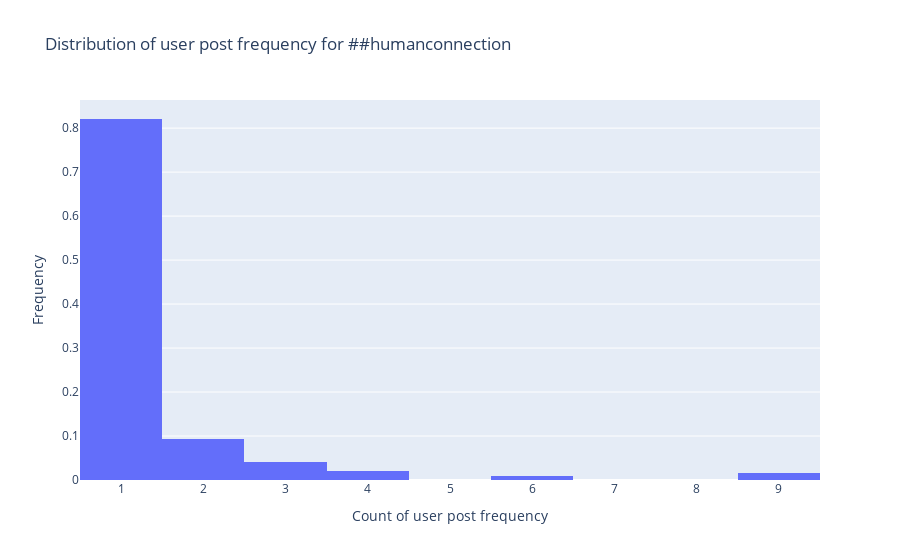
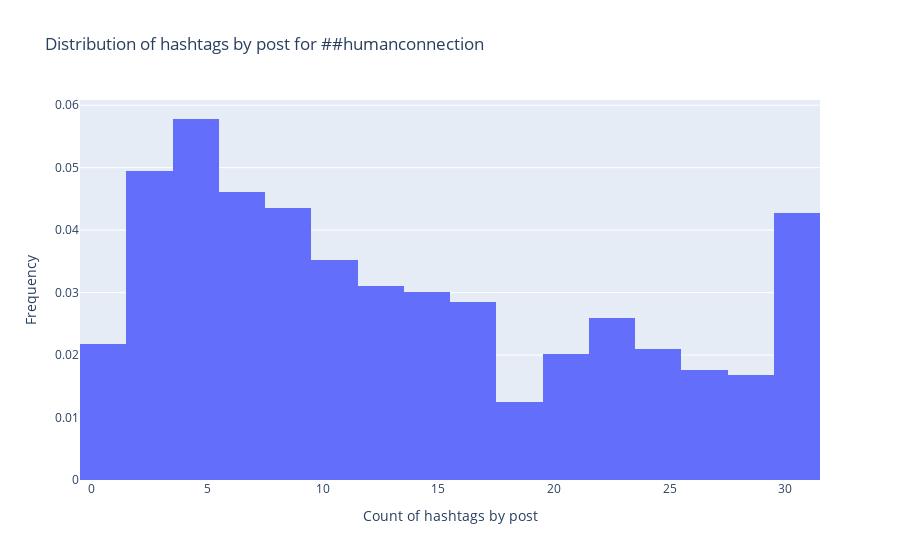
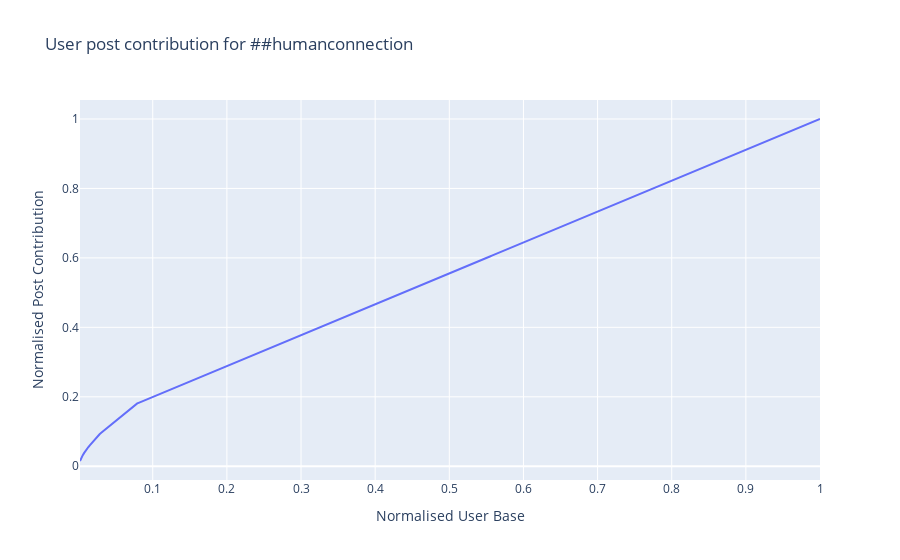

Source (notebook cell) for these figures, in order:
### Code cell
hc.getFeatures()

### Figure 1 — Plotly figure (JSON) as saved in the notebook; plotly's stock layout.template omitted (floating-point values rounded to 4 significant figures; data arrays with more than 128 entries replaced by an {"elided": "..."} marker saying what was removed)
{"data": [{"histnorm": "probability density", "type": "histogram", "x": {"elided": "597 int values"}}], "layout": {"title": {"text": "Distribution of user post frequency for ##humanconnection"}, "xaxis": {"title": {"text": "Count of user post frequency"}}, "yaxis": {"title": {"text": "Frequency"}}}}

### Figure 2 — Plotly figure (JSON) as saved in the notebook; plotly's stock layout.template omitted (floating-point values rounded to 4 significant figures; data arrays with more than 128 entries replaced by an {"elided": "..."} marker saying what was removed)
{"data": [{"histnorm": "probability density", "type": "histogram", "x": {"elided": "597 int values"}}], "layout": {"title": {"text": "Distribution of hashtags by post for ##humanconnection"}, "xaxis": {"title": {"text": "Count of hashtags by post"}}, "yaxis": {"title": {"text": "Frequency"}}}}

### Figure 3 — Plotly figure (JSON) as saved in the notebook; plotly's stock layout.template omitted (floating-point values rounded to 4 significant figures; data arrays with more than 128 entries replaced by an {"elided": "..."} marker saying what was removed)
{"data": [{"type": "scatter", "x": {"elided": "531 float values"}, "y": {"elided": "531 float values"}}], "layout": {"title": {"text": "User post contribution for ##humanconnection"}, "xaxis": {"title": {"text": "Normalised User Base"}}, "yaxis": {"title": {"text": "Normalised Post Contribution"}}}}
